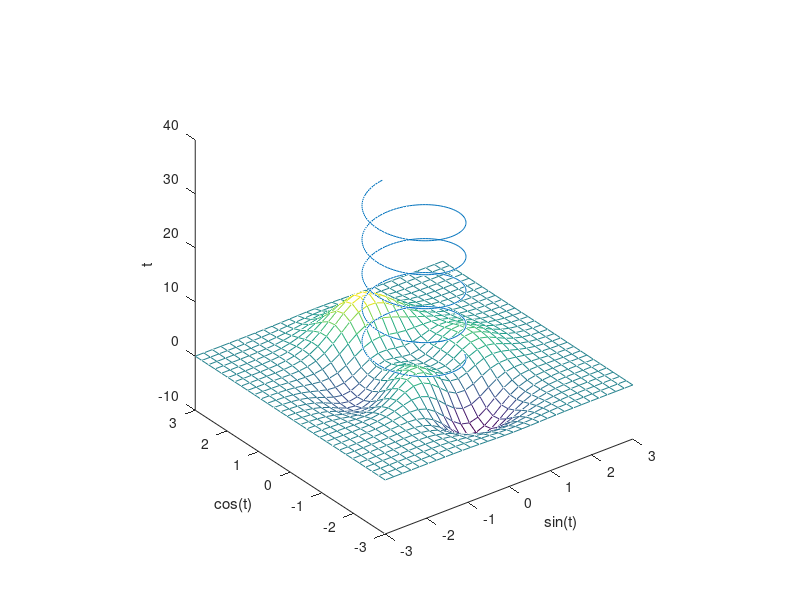

Source code (MATLAB):
%% 三维立体绘图
%%
t = 0:pi/50:10*pi
plot3(sin(t), cos(t), t)
xlabel('sin(t)')
ylabel('cos(t)')
zlabel('t')
% 保存上面的图，接着画
hold on 
% 不要上面的图了，接着画
% hold off 
% 在图形后端加上网格线
grid on 
% 把整个图形的长宽高拉到相等，成正方形
axis square

%% 绘制双峰函数
%%
[x, y, z] = peaks(30)
mesh(x, y, z)
grid